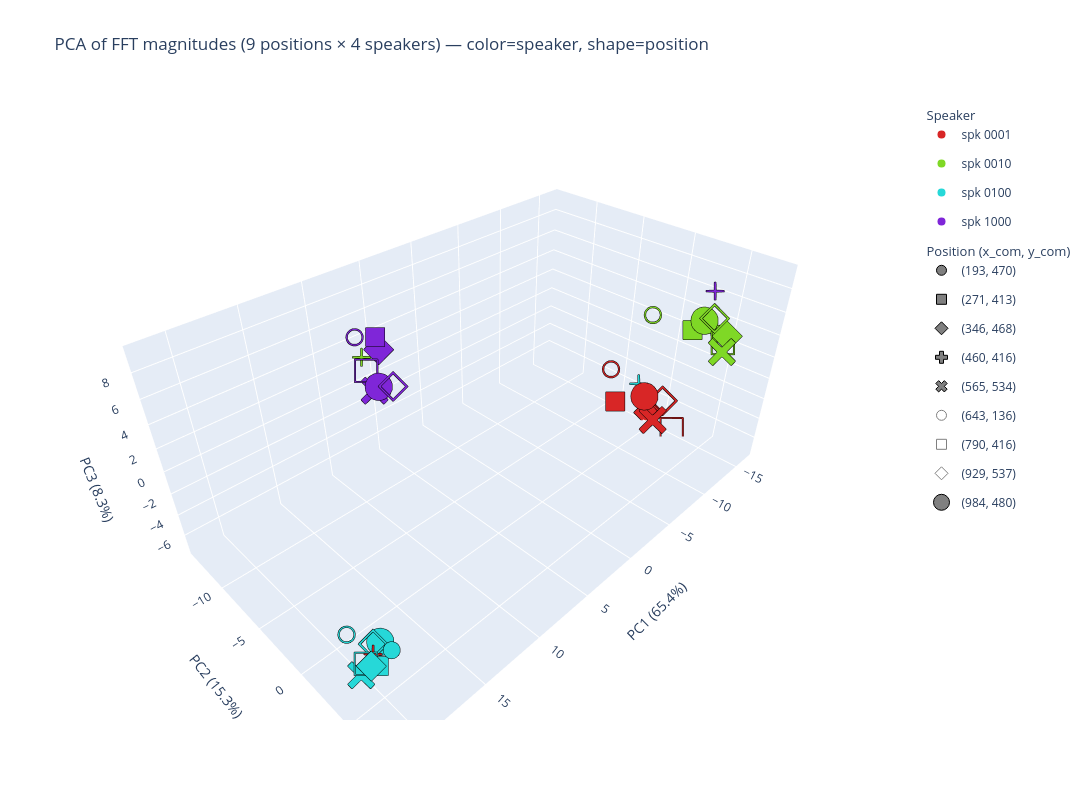

The code cell stored with this chart in its notebook:
### Markdown cell above
## 3D scatter: color = speaker, marker = position

### Code cell
def hsl_to_hex(h, s, l):
    r, g, b = colorsys.hls_to_rgb(h / 360, l / 100, s / 100)
    return f'#{int(r*255):02x}{int(g*255):02x}{int(b*255):02x}'

unique_speakers   = sorted(set(speakers_list))
unique_pos_labels = sorted(set(pos_labels))

# Plotly 3D only has 8 valid marker symbols — cycle through them and vary size for 9th+
PLOTLY_MARKERS = ['circle', 'square', 'diamond', 'cross', 'x',
                  'circle-open', 'square-open', 'diamond-open']
PLOTLY_SIZES   = [10, 16]  # alternate size when symbols repeat

spk_to_color  = {s: hsl_to_hex(int(360 * i / len(unique_speakers)), 70, 50)
                 for i, s in enumerate(unique_speakers)}
pos_to_marker = {p: PLOTLY_MARKERS[i % len(PLOTLY_MARKERS)] for i, p in enumerate(unique_pos_labels)}
pos_to_size   = {p: PLOTLY_SIZES[i // len(PLOTLY_MARKERS)] for i, p in enumerate(unique_pos_labels)}

traces = {}
for pt, spk, pos_lbl, s in zip(pcs, speakers_list, pos_labels, samples):
    key = (spk, pos_lbl)
    if key not in traces:
        traces[key] = dict(x=[], y=[], z=[], text=[], speaker=spk, pos_lbl=pos_lbl,
                           marker_symbol=pos_to_marker[pos_lbl],
                           marker_size=pos_to_size[pos_lbl],
                           color=spk_to_color[spk])
    traces[key]['x'].append(pt[0])
    traces[key]['y'].append(pt[1])
    traces[key]['z'].append(pt[2])
    traces[key]['text'].append(
        f"sample {s['sample_id']}<br>speakers {spk}<br>COM {pos_lbl}"
    )

data_traces = [
    go.Scatter3d(x=t['x'], y=t['y'], z=t['z'], text=t['text'], mode='markers',
                 hovertemplate='%{text}<extra></extra>', showlegend=False,
                 marker=dict(size=t['marker_size'], symbol=t['marker_symbol'], color=t['color'],
                             line=dict(width=1, color='black')))
    for t in traces.values()
]

# Legend: speaker (color)
spk_legend = [
    go.Scatter3d(x=[None], y=[None], z=[None], mode='markers',
                 name=f'spk {s}', legendgroup=f'spk_{i}',
                 legendgrouptitle=dict(text='Speaker') if i == 0 else {},
                 marker=dict(size=8, symbol='circle', color=spk_to_color[s]))
    for i, s in enumerate(unique_speakers)
]

# Legend: position (marker shape + size)
pos_legend = [
    go.Scatter3d(x=[None], y=[None], z=[None], mode='markers',
                 name=p, legendgroup=f'pos_{i}',
                 legendgrouptitle=dict(text='Position (x_com, y_com)') if i == 0 else {},
                 marker=dict(size=pos_to_size[p], symbol=pos_to_marker[p], color='grey',
                             line=dict(width=1, color='black')))
    for i, p in enumerate(unique_pos_labels)
]

fig = go.Figure(data_traces + spk_legend + pos_legend)
evr = pca.explained_variance_ratio_
fig.update_layout(
    title='PCA of FFT magnitudes (9 positions × 4 speakers) — color=speaker, shape=position',
    width=1400, height=800,
    scene=dict(
        xaxis_title=f'PC1 ({evr[0]*100:.1f}%)',
        yaxis_title=f'PC2 ({evr[1]*100:.1f}%)',
        zaxis_title=f'PC3 ({evr[2]*100:.1f}%)',
    ),
    legend=dict(groupclick='togglegroup')
)
fig.show()

### Figure 1 — Plotly figure (JSON) as saved in the notebook; plotly's stock layout.template omitted (floating-point values rounded to 4 significant figures)
{"data": [{"hovertemplate": "%{text}<extra></extra>", "marker": {"color": "#d82626", "line": {"color": "black", "width": 1}, "size": 10, "symbol": "circle"}, "mode": "markers", "showlegend": false, "text": ["sample 0000517<br>speakers 0001<br>COM (193, 470)"], "type": "scatter3d", "x": [-16.16], "y": [-1.467], "z": [-7.0]}, {"hovertemplate": "%{text}<extra></extra>", "marker": {"color": "#7fd826", "line": {"color": "black", "width": 1}, "size": 10, "symbol": "circle"}, "mode": "markers", "showlegend": false, "text": ["sample 0000518<br>speakers 0010<br>COM (193, 470)"], "type": "scatter3d", "x": [-10.69], "y": [6.906], "z": [6.091]}, {"hovertemplate": "%{text}<extra></extra>", "marker": {"color": "#26d8d8", "line": {"color": "black", "width": 1}, "size": 10, "symbol": "circle"}, "mode": "markers", "showlegend": false, "text": ["sample 0000519<br>speakers 0100<br>COM (193, 470)"], "type": "scatter3d", "x": [19.94], "y": [6.3], "z": [-2.106]}, {"hovertemplate": "%{text}<extra></extra>", "marker": {"color": "#7f26d8", "line": {"color": "black", "width": 1}, "size": 10, "symbol": "circle"}, "mode": "markers", "showlegend": false, "text": ["sample 0000084<br>speakers 1000<br>COM (193, 470)"], "type": "scatter3d", "x": [-16.16], "y": [-1.467], "z": [-7.0]}, {"hovertemplate": "%{text}<extra></extra>", "marker": {"color": "#d82626", "line": {"color": "black", "width": 1}, "size": 10, "symbol": "square"}, "mode": "markers", "showlegend": false, "text": ["sample 0000213<br>speakers 0001<br>COM (271, 413)"], "type": "scatter3d", "x": [-14.59], "y": [-3.941], "z": [-7.064]}, {"hovertemplate": "%{text}<extra></extra>", "marker": {"color": "#7fd826", "line": {"color": "black", "width": 1}, "size": 10, "symbol": "square"}, "mode": "markers", "showlegend": false, "text": ["sample 0000214<br>speakers 0010<br>COM (271, 413)"], "type": "scatter3d", "x": [-10.19], "y": [5.014], "z": [5.852]}, {"hovertemplate": "%{text}<extra></extra>", "marker": {"color": "#26d8d8", "line": {"color": "black", "width": 1}, "size": 10, "symbol": "square"}, "mode": "markers", "showlegend": false, "text": ["sample 0000215<br>speakers 0100<br>COM (271, 413)"], "type": "scatter3d", "x": [20.81], "y": [6.14], "z": [-2.824]}, {"hovertemplate": "%{text}<extra></extra>", "marker": {"color": "#7f26d8", "line": {"color": "black", "width": 1}, "size": 10, "symbol": "square"}, "mode": "markers", "showlegend": false, "text": ["sample 0000216<br>speakers 1000<br>COM (271, 413)"], "type": "scatter3d", "x": [5.418], "y": [-13.06], "z": [4.262]}, {"hovertemplate": "%{text}<extra></extra>", "marker": {"color": "#d82626", "line": {"color": "black", "width": 1}, "size": 10, "symbol": "diamond"}, "mode": "markers", "showlegend": false, "text": ["sample 0000261<br>speakers 0001<br>COM (346, 468)"], "type": "scatter3d", "x": [-15.62], "y": [-0.8522], "z": [-7.325]}, {"hovertemplate": "%{text}<extra></extra>", "marker": {"color": "#7fd826", "line": {"color": "black", "width": 1}, "size": 10, "symbol": "diamond"}, "mode": "markers", "showlegend": false, "text": ["sample 0000262<br>speakers 0010<br>COM (346, 468)"], "type": "scatter3d", "x": [-10.33], "y": [7.715], "z": [6.347]}, {"hovertemplate": "%{text}<extra></extra>", "marker": {"color": "#26d8d8", "line": {"color": "black", "width": 1}, "size": 10, "symbol": "diamond"}, "mode": "markers", "showlegend": false, "text": ["sample 0000263<br>speakers 0100<br>COM (346, 468)"], "type": "scatter3d", "x": [21.13], "y": [5.886], "z": [-2.77]}, {"hovertemplate": "%{text}<extra></extra>", "marker": {"color": "#7f26d8", "line": {"color": "black", "width": 1}, "size": 10, "symbol": "diamond"}, "mode": "markers", "showlegend": false, "text": ["sample 0000264<br>speakers 1000<br>COM (346, 468)"], "type": "scatter3d", "x": [5.355], "y": [-12.87], "z": [3.189]}, {"hovertemplate": "%{text}<extra></extra>", "marker": {"color": "#d82626", "line": {"color": "black", "width": 1}, "size": 10, "symbol": "cross"}, "mode": "markers", "showlegend": false, "text": ["sample 0000541<br>speakers 0001<br>COM (460, 416)"], "type": "scatter3d", "x": [20.68], "y": [5.509], "z": [-2.499]}, {"hovertemplate": "%{text}<extra></extra>", "marker": {"color": "#7fd826", "line": {"color": "black", "width": 1}, "size": 10, "symbol": "cross"}, "mode": "markers", "showlegend": false, "text": ["sample 0000542<br>speakers 0010<br>COM (460, 416)"], "type": "scatter3d", "x": [7.401], "y": [-12.26], "z": [3.63]}, {"hovertemplate": "%{text}<extra></extra>", "marker": {"color": "#26d8d8", "line": {"color": "black", "width": 1}, "size": 10, "symbol": "cross"}, "mode": "markers", "showlegend": false, "text": ["sample 0000539<br>speakers 0100<br>COM (460, 416)"], "type": "scatter3d", "x": [-15.45], "y": [-2.206], "z": [-4.687]}, {"hovertemplate": "%{text}<extra></extra>", "marker": {"color": "#7f26d8", "line": {"color": "black", "width": 1}, "size": 10, "symbol": "cross"}, "mode": "markers", "showlegend": false, "text": ["sample 0000540<br>speakers 1000<br>COM (460, 416)"], "type": "scatter3d", "x": [-10.27], "y": [6.174], "z": [9.385]}, {"hovertemplate": "%{text}<extra></extra>", "marker": {"color": "#d82626", "line": {"color": "black", "width": 1}, "size": 10, "symbol": "x"}, "mode": "markers", "showlegend": false, "text": ["sample 0000321<br>speakers 0001<br>COM (565, 534)"], "type": "scatter3d", "x": [-13.63], "y": [0.8726], "z": [-6.26]}, {"hovertemplate": "%{text}<extra></extra>", "marker": {"color": "#7fd826", "line": {"color": "black", "width": 1}, "size": 10, "symbol": "x"}, "mode": "markers", "showlegend": false, "text": ["sample 0000322<br>speakers 0010<br>COM (565, 534)"], "type": "scatter3d", "x": [-9.426], "y": [8.008], "z": [5.55]}, {"hovertemplate": "%{text}<extra></extra>", "marker": {"color": "#26d8d8", "line": {"color": "black", "width": 1}, "size": 10, "symbol": "x"}, "mode": "markers", "showlegend": false, "text": ["sample 0000323<br>speakers 0100<br>COM (565, 534)"], "type": "scatter3d", "x": [21.51], "y": [5.326], "z": [-3.779]}, {"hovertemplate": "%{text}<extra></extra>", "marker": {"color": "#7f26d8", "line": {"color": "black", "width": 1}, "size": 10, "symbol": "x"}, "mode": "markers", "showlegend": false, "text": ["sample 0000324<br>speakers 1000<br>COM (565, 534)"], "type": "scatter3d", "x": [7.864], "y": [-10.3], "z": [1.76]}, {"hovertemplate": "%{text}<extra></extra>", "marker": {"color": "#d82626", "line": {"color": "black", "width": 1}, "size": 10, "symbol": "circle-open"}, "mode": "markers", "showlegend": false, "text": ["sample 0000021<br>speakers 0001<br>COM (643, 136)"], "type": "scatter3d", "x": [-16.14], "y": [-5.897], "z": [-5.064]}, {"hovertemplate": "%{text}<extra></extra>", "marker": {"color": "#7fd826", "line": {"color": "black", "width": 1}, "size": 10, "symbol": "circle-open"}, "mode": "markers", "showlegend": false, "text": ["sample 0000022<br>speakers 0010<br>COM (643, 136)"], "type": "scatter3d", "x": [-10.41], "y": [1.347], "z": [5.629]}, {"hovertemplate": "%{text}<extra></extra>", "marker": {"color": "#26d8d8", "line": {"color": "black", "width": 1}, "size": 10, "symbol": "circle-open"}, "mode": "markers", "showlegend": false, "text": ["sample 0000023<br>speakers 0100<br>COM (643, 136)"], "type": "scatter3d", "x": [20.88], "y": [3.226], "z": [-2.681]}, {"hovertemplate": "%{text}<extra></extra>", "marker": {"color": "#7f26d8", "line": {"color": "black", "width": 1}, "size": 10, "symbol": "circle-open"}, "mode": "markers", "showlegend": false, "text": ["sample 0000024<br>speakers 1000<br>COM (643, 136)"], "type": "scatter3d", "x": [6.678], "y": [-14.0], "z": [4.365]}, {"hovertemplate": "%{text}<extra></extra>", "marker": {"color": "#d82626", "line": {"color": "black", "width": 1}, "size": 10, "symbol": "square-open"}, "mode": "markers", "showlegend": false, "text": ["sample 0000241<br>speakers 0001<br>COM (790, 416)"], "type": "scatter3d", "x": [-15.0], "y": [2.096], "z": [-7.363]}, {"hovertemplate": "%{text}<extra></extra>", "marker": {"color": "#7fd826", "line": {"color": "black", "width": 1}, "size": 10, "symbol": "square-open"}, "mode": "markers", "showlegend": false, "text": ["sample 0000242<br>speakers 0010<br>COM (790, 416)"], "type": "scatter3d", "x": [-10.04], "y": [7.623], "z": [5.867]}, {"hovertemplate": "%{text}<extra></extra>", "marker": {"color": "#26d8d8", "line": {"color": "black", "width": 1}, "size": 10, "symbol": "square-open"}, "mode": "markers", "showlegend": false, "text": ["sample 0000243<br>speakers 0100<br>COM (790, 416)"], "type": "scatter3d", "x": [21.21], "y": [5.468], "z": [-2.902]}, {"hovertemplate": "%{text}<extra></extra>", "marker": {"color": "#7f26d8", "line": {"color": "black", "width": 1}, "size": 10, "symbol": "square-open"}, "mode": "markers", "showlegend": false, "text": ["sample 0000244<br>speakers 1000<br>COM (790, 416)"], "type": "scatter3d", "x": [7.755], "y": [-11.33], "z": [3.002]}, {"hovertemplate": "%{text}<extra></extra>", "marker": {"color": "#d82626", "line": {"color": "black", "width": 1}, "size": 10, "symbol": "diamond-open"}, "mode": "markers", "showlegend": false, "text": ["sample 0000341<br>speakers 0001<br>COM (929, 537)"], "type": "scatter3d", "x": [-14.98], "y": [0.7572], "z": [-4.903]}, {"hovertemplate": "%{text}<extra></extra>", "marker": {"color": "#7fd826", "line": {"color": "black", "width": 1}, "size": 10, "symbol": "diamond-open"}, "mode": "markers", "showlegend": false, "text": ["sample 0000342<br>speakers 0010<br>COM (929, 537)"], "type": "scatter3d", "x": [-10.33], "y": [6.496], "z": [7.321]}, {"hovertemplate": "%{text}<extra></extra>", "marker": {"color": "#26d8d8", "line": {"color": "black", "width": 1}, "size": 10, "symbol": "diamond-open"}, "mode": "markers", "showlegend": false, "text": ["sample 0000343<br>speakers 0100<br>COM (929, 537)"], "type": "scatter3d", "x": [20.27], "y": [4.971], "z": [-2.489]}, {"hovertemplate": "%{text}<extra></extra>", "marker": {"color": "#7f26d8", "line": {"color": "black", "width": 1}, "size": 10, "symbol": "diamond-open"}, "mode": "markers", "showlegend": false, "text": ["sample 0000344<br>speakers 1000<br>COM (929, 537)"], "type": "scatter3d", "x": [7.82], "y": [-8.022], "z": [3.177]}, {"hovertemplate": "%{text}<extra></extra>", "marker": {"color": "#d82626", "line": {"color": "black", "width": 1}, "size": 16, "symbol": "circle"}, "mode": "markers", "showlegend": false, "text": ["sample 0000297<br>speakers 0001<br>COM (984, 480)"], "type": "scatter3d", "x": [-13.83], "y": [-0.4483], "z": [-4.438]}, {"hovertemplate": "%{text}<extra></extra>", "marker": {"color": "#7fd826", "line": {"color": "black", "width": 1}, "size": 16, "symbol": "circle"}, "mode": "markers", "showlegend": false, "text": ["sample 0000298<br>speakers 0010<br>COM (984, 480)"], "type": "scatter3d", "x": [-9.815], "y": [6.018], "z": [7.165]}, {"hovertemplate": "%{text}<extra></extra>", "marker": {"color": "#26d8d8", "line": {"color": "black", "width": 1}, "size": 16, "symbol": "circle"}, "mode": "markers", "showlegend": false, "text": ["sample 0000299<br>speakers 0100<br>COM (984, 480)"], "type": "scatter3d", "x": [19.86], "y": [5.104], "z": [-2.534]}, {"hovertemplate": "%{text}<extra></extra>", "marker": {"color": "#7f26d8", "line": {"color": "black", "width": 1}, "size": 16, "symbol": "circle"}, "mode": "markers", "showlegend": false, "text": ["sample 0000300<br>speakers 1000<br>COM (984, 480)"], "type": "scatter3d", "x": [8.498], "y": [-8.832], "z": [3.096]}, {"legendgroup": "spk_0", "legendgrouptitle": {"text": "Speaker"}, "marker": {"color": "#d82626", "size": 8, "symbol": "circle"}, "mode": "markers", "name": "spk 0001", "type": "scatter3d", "x": [null], "y": [null], "z": [null]}, {"legendgroup": "spk_1", "marker": {"color": "#7fd826", "size": 8, "symbol": "circle"}, "mode": "markers", "name": "spk 0010", "type": "scatter3d", "x": [null], "y": [null], "z": [null]}, {"legendgroup": "spk_2", "marker": {"color": "#26d8d8", "size": 8, "symbol": "circle"}, "mode": "markers", "name": "spk 0100", "type": "scatter3d", "x": [null], "y": [null], "z": [null]}, {"legendgroup": "spk_3", "marker": {"color": "#7f26d8", "size": 8, "symbol": "circle"}, "mode": "markers", "name": "spk 1000", "type": "scatter3d", "x": [null], "y": [null], "z": [null]}, {"legendgroup": "pos_0", "legendgrouptitle": {"text": "Position (x_com, y_com)"}, "marker": {"color": "grey", "line": {"color": "black", "width": 1}, "size": 10, "symbol": "circle"}, "mode": "markers", "name": "(193, 470)", "type": "scatter3d", "x": [null], "y": [null], "z": [null]}, {"legendgroup": "pos_1", "marker": {"color": "grey", "line": {"color": "black", "width": 1}, "size": 10, "symbol": "square"}, "mode": "markers", "name": "(271, 413)", "type": "scatter3d", "x": [null], "y": [null], "z": [null]}, {"legendgroup": "pos_2", "marker": {"color": "grey", "line": {"color": "black", "width": 1}, "size": 10, "symbol": "diamond"}, "mode": "markers", "name": "(346, 468)", "type": "scatter3d", "x": [null], "y": [null], "z": [null]}, {"legendgroup": "pos_3", "marker": {"color": "grey", "line": {"color": "black", "width": 1}, "size": 10, "symbol": "cross"}, "mode": "markers", "name": "(460, 416)", "type": "scatter3d", "x": [null], "y": [null], "z": [null]}, {"legendgroup": "pos_4", "marker": {"color": "grey", "line": {"color": "black", "width": 1}, "size": 10, "symbol": "x"}, "mode": "markers", "name": "(565, 534)", "type": "scatter3d", "x": [null], "y": [null], "z": [null]}, {"legendgroup": "pos_5", "marker": {"color": "grey", "line": {"color": "black", "width": 1}, "size": 10, "symbol": "circle-open"}, "mode": "markers", "name": "(643, 136)", "type": "scatter3d", "x": [null], "y": [null], "z": [null]}, {"legendgroup": "pos_6", "marker": {"color": "grey", "line": {"color": "black", "width": 1}, "size": 10, "symbol": "square-open"}, "mode": "markers", "name": "(790, 416)", "type": "scatter3d", "x": [null], "y": [null], "z": [null]}, {"legendgroup": "pos_7", "marker": {"color": "grey", "line": {"color": "black", "width": 1}, "size": 10, "symbol": "diamond-open"}, "mode": "markers", "name": "(929, 537)", "type": "scatter3d", "x": [null], "y": [null], "z": [null]}, {"legendgroup": "pos_8", "marker": {"color": "grey", "line": {"color": "black", "width": 1}, "size": 16, "symbol": "circle"}, "mode": "markers", "name": "(984, 480)", "type": "scatter3d", "x": [null], "y": [null], "z": [null]}], "layout": {"height": 800, "legend": {"groupclick": "togglegroup"}, "scene": {"xaxis": {"title": {"text": "PC1 (65.4%)"}}, "yaxis": {"title": {"text": "PC2 (15.3%)"}}, "zaxis": {"title": {"text": "PC3 (8.3%)"}}}, "title": {"text": "PCA of FFT magnitudes (9 positions × 4 speakers) — color=speaker, shape=position"}, "width": 1400}}
